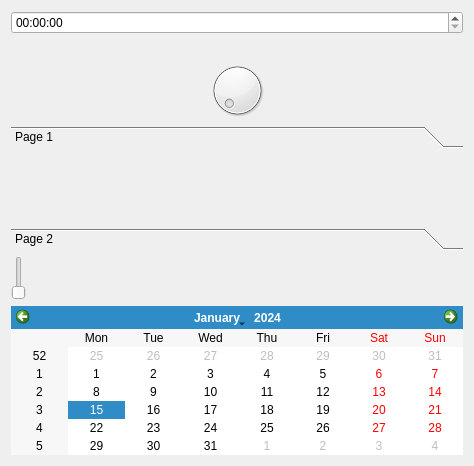
<?xml version="1.0" encoding="UTF-8"?>
<ui version="4.0">
 <class>keimooi_dialog</class>
 <widget class="QDialog" name="keimooi_dialog">
  <property name="geometry">
   <rect>
    <x>0</x>
    <y>0</y>
    <width>474</width>
    <height>466</height>
   </rect>
  </property>
  <property name="windowTitle">
   <string>keimooi_dialog</string>
  </property>
  <layout class="QVBoxLayout" name="verticalLayout">
   <item>
    <widget class="QTimeEdit" name="no"/>
   </item>
   <item>
    <spacer name="horizontalSpacer">
     <property name="orientation">
      <enum>Qt::Horizontal</enum>
     </property>
     <property name="sizeHint" stdset="0">
      <size>
       <width>40</width>
       <height>20</height>
      </size>
     </property>
    </spacer>
   </item>
   <item>
    <widget class="QDial" name="dial"/>
   </item>
   <item>
    <widget class="QToolBox" name="toolBox">
     <property name="currentIndex">
      <number>0</number>
     </property>
     <widget class="QWidget" name="page">
      <property name="geometry">
       <rect>
        <x>0</x>
        <y>0</y>
        <width>456</width>
        <height>68</height>
       </rect>
      </property>
      <attribute name="label">
       <string>Page 1</string>
      </attribute>
     </widget>
     <widget class="QWidget" name="page_2">
      <property name="geometry">
       <rect>
        <x>0</x>
        <y>0</y>
        <width>456</width>
        <height>68</height>
       </rect>
      </property>
      <attribute name="label">
       <string>Page 2</string>
      </attribute>
     </widget>
    </widget>
   </item>
   <item>
    <widget class="QSlider" name="verticalSlider">
     <property name="orientation">
      <enum>Qt::Vertical</enum>
     </property>
    </widget>
   </item>
   <item>
    <spacer name="verticalSpacer">
     <property name="orientation">
      <enum>Qt::Vertical</enum>
     </property>
     <property name="sizeHint" stdset="0">
      <size>
       <width>20</width>
       <height>40</height>
      </size>
     </property>
    </spacer>
   </item>
   <item>
    <widget class="QCalendarWidget" name="calendarWidget"/>
   </item>
  </layout>
 </widget>
 <layoutdefault spacing="6" margin="11"/>
 <resources/>
 <connections/>
</ui>
